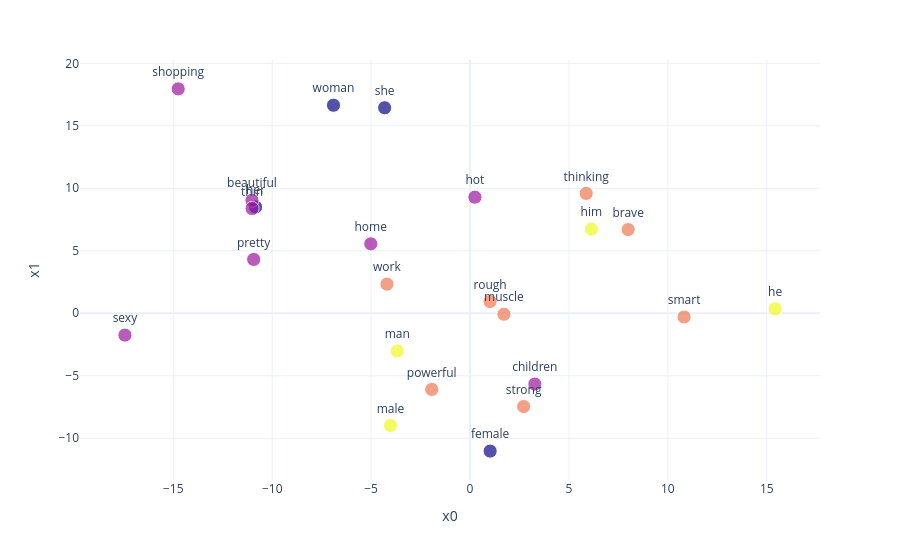

The notebook cell saved with this chart:
### Code cell
import plotly.express as px

fig = px.scatter(sub_df,
                 x = "x0",
                 y = "x1",
                 color = "highlight",
                 size = list(sub_df["size"]),
                 size_max = 10,
                 hover_name = "word",
                 text = "word")

fig.update_traces(textposition='top center')
fig.update_layout(coloraxis_showscale=False)

fig.show()

### Figure 1 — Plotly figure (JSON) as saved in the notebook; plotly's stock layout.template omitted (floating-point values rounded to 4 significant figures)
{"data": [{"hovertemplate": "<b>%{hovertext}</b><br><br>x0=%{x}<br>x1=%{y}<br>size=%{marker.size}<br>word=%{text}<br>highlight=%{marker.color}<extra></extra>", "hovertext": ["he", "her", "she", "him", "work", "man", "home", "children", "woman", "strong", "female", "hot", "thinking", "male", "beautiful", "pretty", "powerful", "thin", "rough", "shopping", "smart", "muscle", "sexy", "brave"], "legendgroup": "", "marker": {"color": [4, 1, 1, 4, 3, 4, 2, 2, 1, 3, 1, 2, 3, 4, 2, 2, 3, 2, 3, 2, 3, 3, 2, 3], "coloraxis": "coloraxis", "size": [51.0, 51.0, 51.0, 51.0, 51.0, 51.0, 51.0, 51.0, 51.0, 51.0, 51.0, 51.0, 51.0, 51.0, 51.0, 51.0, 51.0, 51.0, 51.0, 51.0, 51.0, 51.0, 51.0, 51.0], "sizemode": "area", "sizeref": 0.51, "symbol": "circle"}, "mode": "markers+text", "name": "", "orientation": "v", "showlegend": false, "text": ["he", "her", "she", "him", "work", "man", "home", "children", "woman", "strong", "female", "hot", "thinking", "male", "beautiful", "pretty", "powerful", "thin", "rough", "shopping", "smart", "muscle", "sexy", "brave"], "textposition": "top center", "type": "scatter", "x": [15.42, -10.84, -4.317, 6.134, -4.201, -3.677, -5.018, 3.276, -6.902, 2.71, 1.015, 0.2478, 5.872, -4.021, -11.02, -10.94, -1.938, -11.02, 1.014, -14.75, 10.82, 1.714, -17.45, 7.994], "xaxis": "x", "y": [0.3587, 8.503, 16.45, 6.737, 2.33, -3.016, 5.555, -5.664, 16.64, -7.467, -11.03, 9.289, 9.59, -8.98, 9.044, 4.307, -6.098, 8.381, 0.937, 17.95, -0.2974, -0.08105, -1.75, 6.696], "yaxis": "y"}], "layout": {"coloraxis": {"colorbar": {"title": {"text": "highlight"}}, "colorscale": [[0, "#0d0887"], [0.1111, "#46039f"], [0.2222, "#7201a8"], [0.3333, "#9c179e"], [0.4444, "#bd3786"], [0.5556, "#d8576b"], [0.6667, "#ed7953"], [0.7778, "#fb9f3a"], [0.8889, "#fdca26"], [1, "#f0f921"]], "showscale": false}, "legend": {"itemsizing": "constant", "tracegroupgap": 0}, "margin": {"t": 60}, "xaxis": {"anchor": "y", "domain": [0, 1], "title": {"text": "x0"}}, "yaxis": {"anchor": "x", "domain": [0, 1], "title": {"text": "x1"}}}}
